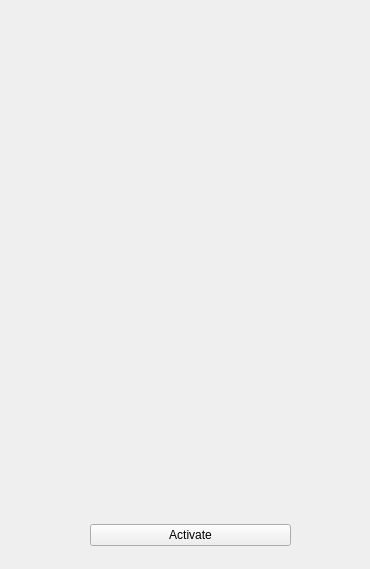
<?xml version="1.0" encoding="UTF-8"?>
<ui version="4.0">
 <class>Form</class>
 <widget class="QWidget" name="Form">
  <property name="geometry">
   <rect>
    <x>0</x>
    <y>0</y>
    <width>370</width>
    <height>569</height>
   </rect>
  </property>
  <property name="windowTitle">
   <string>Form</string>
  </property>
  <widget class="QWidget" name="gridLayoutWidget">
   <property name="geometry">
    <rect>
     <x>90</x>
     <y>500</y>
     <width>201</width>
     <height>71</height>
    </rect>
   </property>
   <layout class="QGridLayout" name="gridLayout">
    <item row="0" column="0">
     <widget class="QPushButton" name="pushButton">
      <property name="mouseTracking">
       <bool>false</bool>
      </property>
      <property name="text">
       <string>Activate</string>
      </property>
     </widget>
    </item>
   </layout>
  </widget>
 </widget>
 <resources/>
 <connections/>
</ui>
